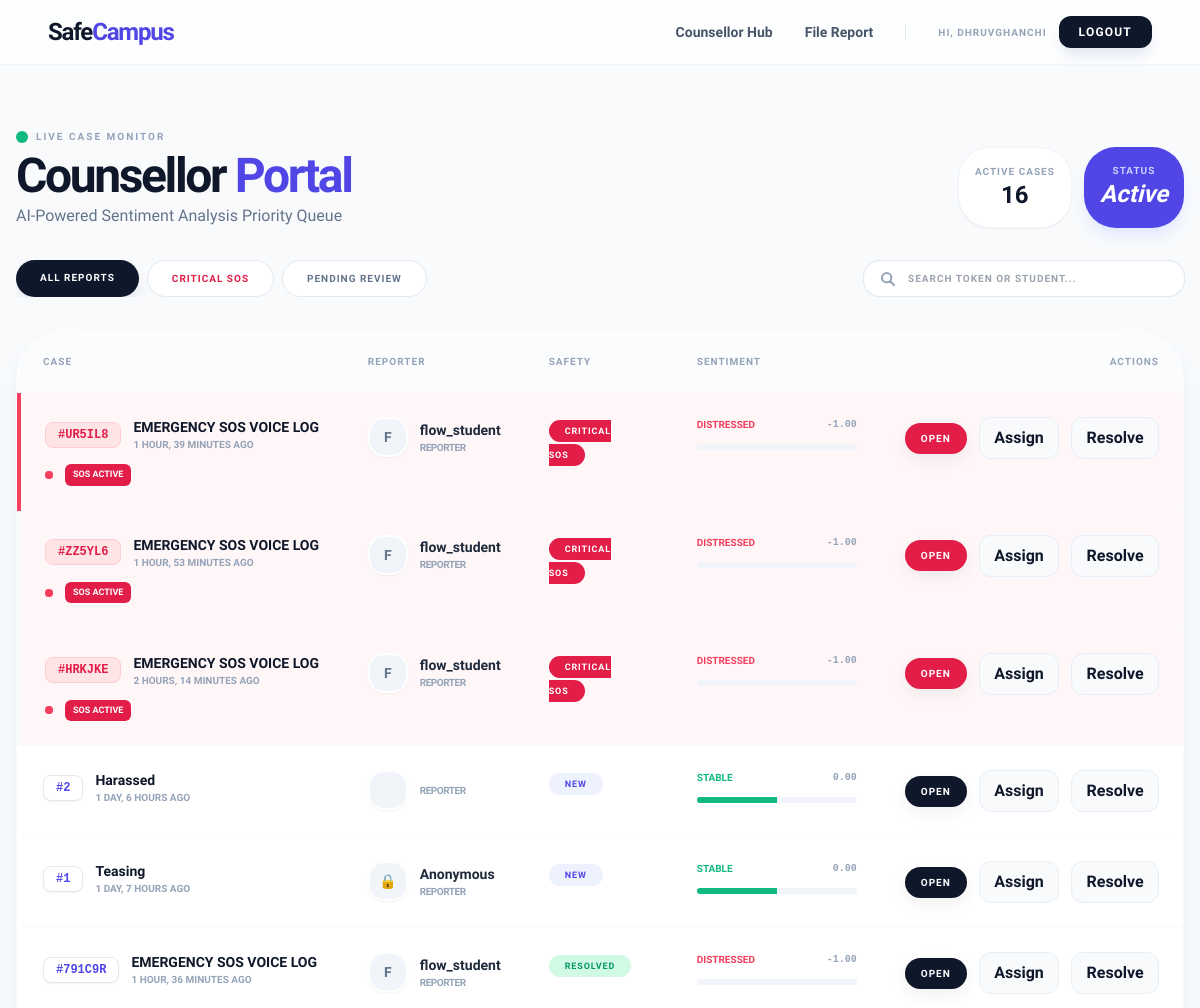
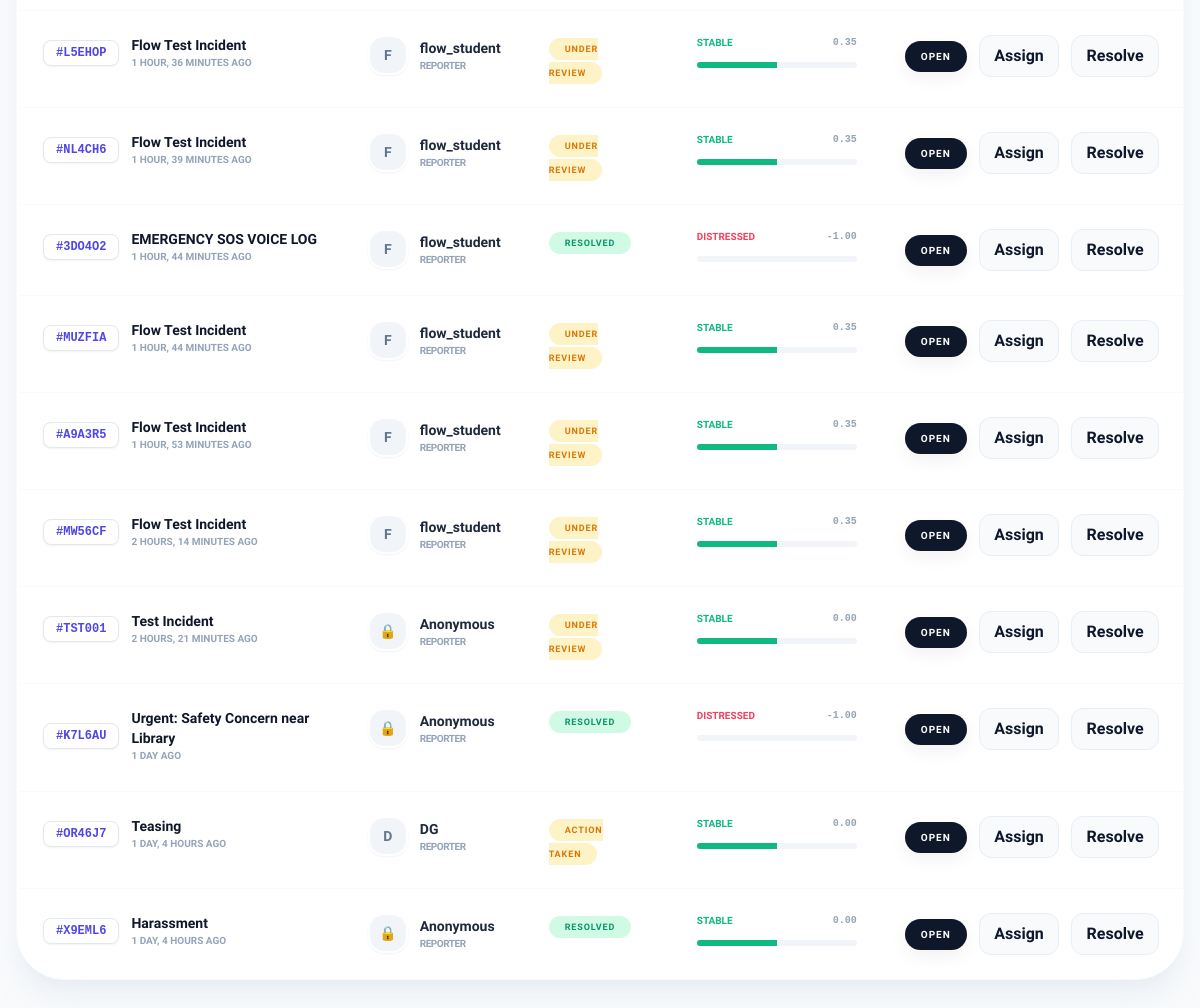
Page /counsellor/ (signed in) on the committed database (2 pictures, top to bottom).
### core/models.py (models this page shows, shortened)
class User(AbstractUser):
    ROLE_CHOICES = (
        ('student', 'Student'),
        ('counsellor', 'Counsellor'),
        ('admin', 'Admin'),
    )
    role = models.CharField(max_length=20, choices=ROLE_CHOICES, default='student')

class Incident(models.Model):
    STATUS_CHOICES = (
        ('New', 'New'),
        ('Under Review', 'Under Review'),
        ('Action Taken', 'Action Taken'),
        ('Resolved', 'Resolved'),
    )
    voice_recording = models.FileField(upload_to='sos_recordings/', null=True, blank=True)
    is_emergency = models.BooleanField(default=False)
    sentiment_score = models.FloatField(default=0.0)
    case_token = models.CharField(max_length=10, unique=True, null=True, blank=True)
    title = models.CharField(max_length=200)
    description = models.TextField()
    location = models.CharField(max_length=100)
    reported_at = models.DateTimeField(auto_now_add=True)
    updated_at = models.DateTimeField(auto_now=True)
    incident_date = models.DateTimeField()
    status = models.CharField(max_length=20, choices=STATUS_CHOICES, default='New')
    evidence = models.FileField(upload_to='evidence/%Y/%m/%d/', null=True, blank=True)
    internal_notes = models.TextField(blank=True, null=True)
    is_anonymous = models.BooleanField(default=False)
    is_identity_revealed = models.BooleanField(default=False)
    reporter = models.ForeignKey(User, on_delete=models.SET_NULL, null=True, blank=True)
    class Meta:
        ordering = ['-is_emergency', '-updated_at']

### core/views.py (the view, shortened to what this page needs)
# urls.py: path('counsellor/', views.counsellor_dashboard, name='counsellor_dashboard'),
@login_required
def counsellor_dashboard(request):
    if request.user.role not in ['counsellor', 'security'] and not request.user.is_superuser:
        return redirect('home')
    status_filter = request.GET.get('filter', 'all')
    search_query = request.GET.get('q', '').strip()
    incidents = Incident.objects.all().annotate(
        priority_score=Case(
            When(Q(is_emergency=True) & ~Q(status='Resolved'), then=Value(3)),
            When(status='New', then=Value(2)),
            default=Value(1),
            output_field=IntegerField(),
        )
    ).order_by('-priority_score', '-reported_at')
    if status_filter == 'critical':
        incidents = incidents.filter(Q(is_emergency=True) | Q(sentiment_score__lte=-0.7))
    elif status_filter == 'pending':
        incidents = incidents.filter(status='New')
    return render(request, 'core/counsellor_dashboard.html', {
        'incidents': incidents,
        'active_filter': status_filter,
        'search_query': search_query
    })

### core/templates/core/counsellor_dashboard.html (shortened to what this page needs)
{% extends 'core/base.html' %}
{% block content %}
<div class="max-w-7xl mx-auto px-4 py-6 md:py-10 space-y-8">
    <div class="flex flex-col md:flex-row justify-between items-start md:items-end gap-6">
        <div>
            <div class="flex items-center gap-2 mb-2">
                <span class="w-3 h-3 bg-emerald-500 rounded-full animate-pulse"></span>
                <span class="text-[10px] font-black uppercase tracking-[0.2em] text-slate-400">Live Case Monitor</span>
            </div>
            <h2 class="text-4xl md:text-5xl font-black text-slate-900 tracking-tighter">Counsellor <span class="text-indigo-600">Portal</span></h2>
            <p class="text-slate-500 font-medium mt-1">AI-Powered Sentiment Analysis Priority Queue</p>
        </div>
        <div class="flex gap-3 w-full md:w-auto">
            <div class="flex-1 md:flex-none bg-white border border-slate-100 p-4 rounded-[2rem] shadow-sm text-center">
                <p class="text-[10px] font-black text-slate-400 uppercase tracking-widest">Active Cases</p>
                <p class="text-2xl font-black text-slate-900">{{ incidents.count }}</p>
            </div>
            <div class="flex-1 md:flex-none bg-indigo-600 p-4 rounded-[2rem] shadow-lg shadow-indigo-100 text-center text-white">
                <p class="text-[10px] font-black text-indigo-200 uppercase tracking-widest">Status</p>
                <p class="text-2xl font-black italic">Active</p>
            </div>
        </div>
    </div>
    <div class="flex flex-col md:flex-row gap-4 justify-between items-center">
        <div class="flex gap-2 overflow-x-auto no-scrollbar w-full md:w-auto pb-2 md:pb-0">
            <a href="?filter=all"
               class="px-6 py-2.5 rounded-full text-[10px] font-black uppercase tracking-widest transition-all whitespace-nowrap
               {% if active_filter == 'all' or not active_filter %}bg-slate-900 text-white shadow-lg shadow-slate-200{% else %}bg-white border border-slate-200 text-slate-500 hover:bg-slate-50{% endif %}">
                All Reports
            </a>
            <a href="?filter=critical"
               class="px-6 py-2.5 rounded-full text-[10px] font-black uppercase tracking-widest transition-all whitespace-nowrap
               {% if active_filter == 'critical' %}bg-rose-600 text-white shadow-lg shadow-rose-200{% else %}bg-white border border-slate-200 text-rose-600 hover:bg-rose-50{% endif %}">
                Critical SOS
            </a>
            <a href="?filter=pending"
               class="px-6 py-2.5 rounded-full text-[10px] font-black uppercase tracking-widest transition-all whitespace-nowrap
               {% if active_filter == 'pending' %}bg-indigo-600 text-white shadow-lg shadow-indigo-200{% else %}bg-white border border-slate-200 text-slate-500 hover:bg-slate-50{% endif %}">
                Pending Review
            </a>
        </div>
        <form method="GET" class="relative w-full md:w-80 flex items-center gap-2" role="search" aria-label="Search cases">
            <div class="relative group flex-1">
                <div class="absolute inset-y-0 left-4 flex items-center pointer-events-none">
                </div>
                  <input type="text" name="q" value="{{ search_query|default:'' }}" aria-label="Search token or student"
                      placeholder="Search Token or Student..."
                      class="w-full pl-11 pr-4 py-2.5 bg-white rounded-2xl border-none ring-1 ring-slate-200 focus:ring-2 focus:ring-indigo-500 text-[10px] font-black uppercase tracking-widest transition-all shadow-sm">
            </div>
        </form>
    </div>
    <div class="bg-white rounded-[3rem] shadow-xl shadow-slate-200/50 overflow-hidden border border-slate-50">
        <div class="hidden md:block overflow-x-auto">
            <table class="w-full text-left border-collapse" role="table" aria-label="Counsellor case list">
                <thead>
                    <tr class="bg-slate-50/50 text-[10px] uppercase font-black text-slate-400 tracking-widest">
                        <th class="p-6">Case</th>
                        <th class="p-6">Reporter</th>
                        <th class="p-6">Safety</th>
                        <th class="p-6">Sentiment</th>
                        <th class="p-6 text-right">Actions</th>
                    </tr>
                </thead>
                <tbody class="divide-y divide-slate-50">
                    {% for incident in incidents %}
                    <tr tabindex="0" aria-label="Case {{ incident.case_token|default:incident.id }}: {{ incident.title|truncatechars:60 }}" class="group transition-all {% if incident.is_emergency and incident.status != 'Resolved' %}bg-rose-50/60 border-l-4 border-rose-500{% else %}hover:bg-slate-50/80{% endif %}">
                        <td class="p-6 align-top">
                            <div class="flex items-start gap-4">
                                <div class="flex-1">
                                    <div class="flex items-center gap-3 mb-1">
                                        <span class="font-mono font-black text-xs py-1 px-3 rounded-lg border {% if incident.is_emergency and incident.status != 'Resolved' %}bg-rose-100 border-rose-200 text-rose-600{% else %}bg-white border-slate-200 text-indigo-600 shadow-sm{% endif %}">#{{ incident.case_token|default:incident.id }}</span>
                                        <div class="flex flex-col">
                                            <p class="text-sm font-black text-slate-900">{{ incident.title|truncatechars:60 }}</p>
                                            <p class="text-[10px] text-slate-400 font-bold uppercase">{{ incident.reported_at|timesince }} ago</p>
                                        </div>
                                    </div>
                                    {% if incident.is_emergency and incident.status != 'Resolved' %}
                                        <div class="mt-2 inline-flex items-center gap-3">
                                            <span class="relative flex h-2 w-2"><span class="relative inline-flex rounded-full h-2 w-2 bg-rose-500"></span></span>
                                            <span class="bg-rose-600 text-white text-[9px] font-black px-2 py-1 rounded-md">SOS ACTIVE</span>
                                        </div>
                                    {% endif %}
                                </div>
                            </div>
                        </td>
                        <td class="p-6 align-top">
                            <div class="flex items-center gap-3">
                                <div class="w-10 h-10 rounded-2xl bg-slate-100 flex items-center justify-center text-sm font-bold text-slate-500 border-2 border-white shadow-sm">{% if incident.is_anonymous and not incident.is_identity_revealed %}🔒{% else %}{{ incident.reporter.username|slice:":1"|upper }}{% endif %}</div>
                                <div>
                                    <p class="text-sm font-black text-slate-800">{% if incident.is_anonymous and not incident.is_identity_revealed %}Anonymous{% else %}{{ incident.reporter.username }}{% endif %}</p>
                                    <p class="text-[10px] font-bold text-slate-400 uppercase tracking-tighter">Reporter</p>
                                </div>
                            </div>
                        </td>
                        <td class="p-6 align-top">
                            <span class="px-4 py-1.5 rounded-full text-[9px] font-black uppercase tracking-widest {% if incident.is_emergency and incident.status != 'Resolved' %}bg-rose-600 text-white{% elif incident.status == 'Resolved' %}bg-emerald-100 text-emerald-600{% elif incident.status == 'Under Review' or incident.status == 'Action Taken' %}bg-amber-100 text-amber-600{% elif incident.status == 'New' %}bg-indigo-50 text-indigo-600{% else %}bg-slate-100 text-slate-500{% endif %}">{% if incident.is_emergency and incident.status != 'Resolved' %}CRITICAL SOS{% else %}{{ incident.status }}{% endif %}</span>
                        </td>
                        <td class="p-6 align-top">
                            <div class="flex flex-col gap-2">
                                <div class="flex items-center justify-between mb-1">
                                    <span class="text-[10px] font-black uppercase {% if incident.sentiment_score < -0.4 %}text-rose-500{% else %}text-emerald-500{% endif %}">{% if incident.sentiment_score < -0.4 %}Distressed{% else %}Stable{% endif %}</span>
                                    <span class="text-[10px] font-mono font-bold text-slate-400">{{ incident.sentiment_score|floatformat:2 }}</span>
                                </div>
                                <div class="w-40 h-1.5 bg-slate-100 rounded-full overflow-hidden">
                                    {% widthratio incident.sentiment_score|add:1 2 100 as percent %}
                                    <div class="h-full {% if incident.sentiment_score < -0.4 %}bg-rose-500{% else %}bg-emerald-500{% endif %}" style="width: {{ percent }}%"></div>
                                </div>
                            </div>
                        </td>
                        <td class="p-6 text-right align-top">
                            <div class="flex items-center justify-end gap-3">
                                <a href="{% url 'view_incident' incident.id %}" class="btn-primary inline-flex items-center gap-2 {% if incident.is_emergency and incident.status != 'Resolved' %}bg-rose-600 hover:bg-rose-700{% else %}bg-slate-900 hover:bg-indigo-600{% endif %} text-white px-4 py-2 rounded-2xl text-[10px] font-black uppercase tracking-widest transition-all">Open</a>
                                <button class="btn-secondary inline-flex items-center gap-2" data-assign="{{ incident.id }}" aria-label="Assign case {{ incident.case_token }} to me">Assign</button>
                                <button class="btn-secondary inline-flex items-center gap-2" data-resolve="{{ incident.id }}" aria-label="Resolve case {{ incident.case_token }}">Resolve</button>
                            </div>
                        </td>
                    </tr>
                    {% endfor %}
                </tbody>
            </table>
        </div>
    </div>
</div>
{% endblock %}

### core/templates/core/base.html (shortened to what this page needs)
<!DOCTYPE html>
<html lang="en">
<head>
    <script src="https://cdn.tailwindcss.com"></script>
    <link href="https://cdnjs.cloudflare.com/ajax/libs/font-awesome/6.4.0/css/all.min.css" rel="stylesheet">
</head>
<body class="bg-slate-50 min-h-screen flex flex-col pb-20 md:pb-0">
    <nav class="glass border-b border-slate-100 py-4 px-6 md:px-12 sticky top-0 z-[90]" role="navigation" aria-label="Main navigation">
        <div class="max-w-7xl mx-auto flex justify-between items-center">
            <a href="{% url 'home' %}" class="text-2xl font-black text-slate-900 tracking-tighter">
                Safe<span class="text-indigo-600">Campus</span>
            </a>
            <div class="hidden md:flex items-center gap-8">
                {% if user.is_authenticated %}
                    {% if user.is_superuser or user.role == 'admin' %}
                        <a href="{% url 'admin_dashboard' %}" class="text-sm font-bold text-slate-600 hover:text-indigo-600 transition">Admin Panel</a>
                    {% elif user.role == 'counsellor' %}
                        <a href="{% url 'counsellor_dashboard' %}" class="text-sm font-bold text-slate-600 hover:text-indigo-600 transition">Counsellor Hub</a>
                    {% else %}
                        <a href="{% url 'student_dashboard' %}" class="text-sm font-bold text-slate-600 hover:text-indigo-600 transition">Dashboard</a>
                    {% endif %}
                    <a href="{% url 'report_incident' %}" class="text-sm font-bold text-slate-600 hover:text-rose-600 transition">File Report</a>
                    <div class="flex items-center gap-3">
                        <span class="text-[10px] font-black text-slate-400 uppercase tracking-widest">Hi, {{ user.username }}</span>
                        <a href="{% url 'logout' %}" class="bg-slate-900 text-white px-5 py-2 rounded-xl text-xs font-black uppercase tracking-widest hover:bg-rose-600 transition shadow-lg shadow-slate-200">Logout</a>
                    </div>
                {% else %}
                    <a href="{% url 'login' %}" class="text-sm font-bold text-slate-900 uppercase">Login</a>
                    <a href="{% url 'register' %}" class="bg-indigo-600 text-white px-6 py-2.5 rounded-xl text-sm font-black uppercase tracking-widest shadow-lg shadow-indigo-100 transition hover:scale-105">Join</a>
                {% endif %}
            </div>
        </div>
    </nav>
    <main id="main-content" role="main" class="flex-grow w-full max-w-7xl mx-auto py-6">
        {% block content %}
        {% endblock %}
    </main>
</body>
</html>

### core/templates/core/base.html (style rules this page uses)
:root { --brand-600: #4f46e5; --brand-700: #4338ca; --muted: #94a3b8; --surface: #ffffff; --radius-lg: 1rem; --focus-ring: rgba(79,70,229,0.18); --shadow-sm: 0 6px 18px rgba(15,23,42,0.06); }
body { font-family: 'Plus Jakarta Sans', sans-serif; -webkit-tap-highlight-color: transparent; }
.glass { background: rgba(255, 255, 255, 0.7); backdrop-filter: blur(12px); -webkit-backdrop-filter: blur(12px); }
.btn-primary { background:var(--brand-600); color:#fff; padding:0.6rem 1.1rem; border-radius:var(--radius-lg); font-weight:800; box-shadow:var(--shadow-sm); display:inline-flex; align-items:center; gap:.5rem; }
.btn-secondary { background: #f8fafc; color: #0f172a; padding:0.5rem 0.9rem; border-radius:calc(var(--radius-lg) - 0.25rem); border:1px solid #e6eef8; font-weight:700; }

### core/templates/core/counsellor_dashboard.html (style rules this page uses)
.no-scrollbar { -ms-overflow-style: none; scrollbar-width: none; }

### rows in the picture
User: username "DHRUVGHANCHI"
Incident: case_token "UR5IL8", title "EMERGENCY SOS VOICE LOG", reported_at "1 HOUR, 39 MINUTES", is_emergency True (drawn), reporter.username "F", reporter.username "flow_student", shows "DISTRESSED", sentiment_score "-1.00"
Incident: case_token "ZZ5YL6", title "EMERGENCY SOS VOICE LOG", reported_at "1 HOUR, 53 MINUTES", is_emergency True (drawn), reporter.username "F", reporter.username "flow_student", shows "DISTRESSED", sentiment_score "-1.00"
Incident: case_token "HRKJKE", title "EMERGENCY SOS VOICE LOG", reported_at "2 HOURS, 14 MINUTES", is_emergency True (drawn), reporter.username "F", reporter.username "flow_student", shows "DISTRESSED", sentiment_score "-1.00"
Incident: case_token "2", title "Harassed", reported_at "1 DAY, 6 HOURS", status "NEW", shows "STABLE", sentiment_score "0.00"
Incident: case_token "1", title "Teasing", reported_at "1 DAY, 7 HOURS", is_anonymous "Anonymous", status "NEW", shows "STABLE", sentiment_score "0.00"
Incident: case_token "791C9R", title "EMERGENCY SOS VOICE LOG", reported_at "1 HOUR, 36 MINUTES", reporter.username "F", reporter.username "flow_student", status "RESOLVED", shows "DISTRESSED", sentiment_score "-1.00"
Incident: case_token "L5EHOP", title "Flow Test Incident", reported_at "1 HOUR, 36 MINUTES", reporter.username "F", reporter.username "flow_student", status "UNDER REVIEW", shows "STABLE", sentiment_score "0.35"
Incident: case_token "NL4CH6", title "Flow Test Incident", reported_at "1 HOUR, 39 MINUTES", reporter.username "F", reporter.username "flow_student", status "UNDER REVIEW", shows "STABLE", sentiment_score "0.35"
Incident: case_token "3DO4O2", title "EMERGENCY SOS VOICE LOG", reported_at "1 HOUR, 44 MINUTES", reporter.username "F", reporter.username "flow_student", status "RESOLVED", shows "DISTRESSED", sentiment_score "-1.00"
Incident: case_token "MUZFIA", title "Flow Test Incident", reported_at "1 HOUR, 44 MINUTES", reporter.username "F", reporter.username "flow_student", status "UNDER REVIEW", shows "STABLE", sentiment_score "0.35"
Incident: case_token "A9A3R5", title "Flow Test Incident", reported_at "1 HOUR, 53 MINUTES", reporter.username "F", reporter.username "flow_student", status "UNDER REVIEW", shows "STABLE", sentiment_score "0.35"
Incident: case_token "MW56CF", title "Flow Test Incident", reported_at "2 HOURS, 14 MINUTES", reporter.username "F", reporter.username "flow_student", status "UNDER REVIEW", shows "STABLE", sentiment_score "0.35"
Incident: case_token "TST001", title "Test Incident", reported_at "2 HOURS, 21 MINUTES", is_anonymous "Anonymous", status "UNDER REVIEW", shows "STABLE", sentiment_score "0.00"
Incident: case_token "K7L6AU", title "Urgent: Safety Concern near Library", reported_at "1 DAY", is_anonymous "Anonymous", status "RESOLVED", shows "DISTRESSED", sentiment_score "-1.00"
Incident: case_token "OR46J7", title "Teasing", reported_at "1 DAY, 4 HOURS", reporter.username "D", reporter.username "DG", status "ACTION TAKEN", shows "STABLE", sentiment_score "0.00"
Incident: case_token "X9EML6", title "Harassment", reported_at "1 DAY, 4 HOURS", is_anonymous "Anonymous", status "RESOLVED", shows "STABLE", sentiment_score "0.00"

### other values in the picture
{{ incidents.count }} "16"
